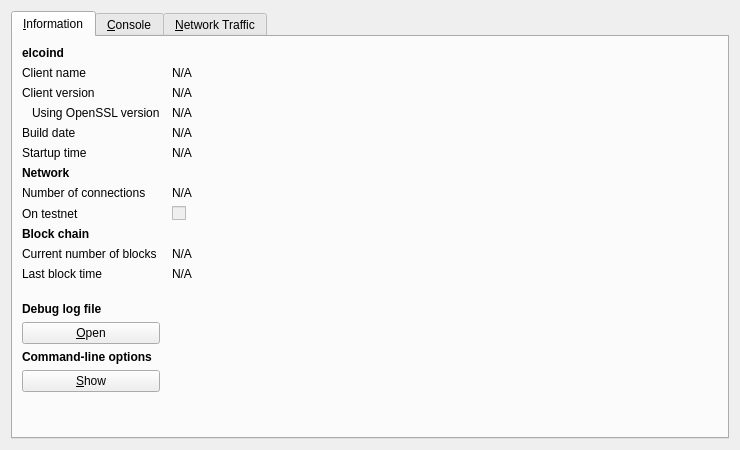
<?xml version="1.0" encoding="UTF-8"?>
<ui version="4.0">
 <class>RPCConsole</class>
 <widget class="QDialog" name="RPCConsole">
  <property name="geometry">
   <rect>
    <x>0</x>
    <y>0</y>
    <width>740</width>
    <height>450</height>
   </rect>
  </property>
  <property name="windowTitle">
   <string>Elcoin - Debug window</string>
  </property>
  <layout class="QVBoxLayout" name="verticalLayout_2">
   <item>
    <widget class="QTabWidget" name="tabWidget">
     <property name="currentIndex">
      <number>0</number>
     </property>
     <widget class="QWidget" name="tab_info">
      <attribute name="title">
       <string>&amp;Information</string>
      </attribute>
      <layout class="QGridLayout" name="gridLayout" columnstretch="0,1">
       <property name="horizontalSpacing">
        <number>12</number>
       </property>
       <item row="0" column="0">
        <widget class="QLabel" name="label_9">
         <property name="font">
          <font>
           <weight>75</weight>
           <bold>true</bold>
          </font>
         </property>
         <property name="text">
          <string>elcoind</string>
         </property>
        </widget>
       </item>
       <item row="1" column="0">
        <widget class="QLabel" name="label_5">
         <property name="text">
          <string>Client name</string>
         </property>
        </widget>
       </item>
       <item row="1" column="1">
        <widget class="QLabel" name="clientName">
         <property name="cursor">
          <cursorShape>IBeamCursor</cursorShape>
         </property>
         <property name="text">
          <string>N/A</string>
         </property>
         <property name="textFormat">
          <enum>Qt::PlainText</enum>
         </property>
         <property name="textInteractionFlags">
          <set>Qt::LinksAccessibleByMouse|Qt::TextSelectableByKeyboard|Qt::TextSelectableByMouse</set>
         </property>
        </widget>
       </item>
       <item row="2" column="0">
        <widget class="QLabel" name="label_6">
         <property name="text">
          <string>Client version</string>
         </property>
        </widget>
       </item>
       <item row="2" column="1">
        <widget class="QLabel" name="clientVersion">
         <property name="cursor">
          <cursorShape>IBeamCursor</cursorShape>
         </property>
         <property name="text">
          <string>N/A</string>
         </property>
         <property name="textFormat">
          <enum>Qt::PlainText</enum>
         </property>
         <property name="textInteractionFlags">
          <set>Qt::LinksAccessibleByMouse|Qt::TextSelectableByKeyboard|Qt::TextSelectableByMouse</set>
         </property>
        </widget>
       </item>
       <item row="3" column="0">
        <widget class="QLabel" name="label_14">
         <property name="text">
          <string>Using OpenSSL version</string>
         </property>
         <property name="indent">
          <number>10</number>
         </property>
        </widget>
       </item>
       <item row="3" column="1">
        <widget class="QLabel" name="openSSLVersion">
         <property name="cursor">
          <cursorShape>IBeamCursor</cursorShape>
         </property>
         <property name="text">
          <string>N/A</string>
         </property>
         <property name="textFormat">
          <enum>Qt::PlainText</enum>
         </property>
         <property name="textInteractionFlags">
          <set>Qt::LinksAccessibleByMouse|Qt::TextSelectableByKeyboard|Qt::TextSelectableByMouse</set>
         </property>
        </widget>
       </item>
       <item row="4" column="0">
        <widget class="QLabel" name="label_12">
         <property name="text">
          <string>Build date</string>
         </property>
        </widget>
       </item>
       <item row="4" column="1">
        <widget class="QLabel" name="buildDate">
         <property name="cursor">
          <cursorShape>IBeamCursor</cursorShape>
         </property>
         <property name="text">
          <string>N/A</string>
         </property>
         <property name="textFormat">
          <enum>Qt::PlainText</enum>
         </property>
         <property name="textInteractionFlags">
          <set>Qt::LinksAccessibleByMouse|Qt::TextSelectableByKeyboard|Qt::TextSelectableByMouse</set>
         </property>
        </widget>
       </item>
       <item row="5" column="0">
        <widget class="QLabel" name="label_13">
         <property name="text">
          <string>Startup time</string>
         </property>
        </widget>
       </item>
       <item row="5" column="1">
        <widget class="QLabel" name="startupTime">
         <property name="cursor">
          <cursorShape>IBeamCursor</cursorShape>
         </property>
         <property name="text">
          <string>N/A</string>
         </property>
         <property name="textFormat">
          <enum>Qt::PlainText</enum>
         </property>
         <property name="textInteractionFlags">
          <set>Qt::LinksAccessibleByMouse|Qt::TextSelectableByKeyboard|Qt::TextSelectableByMouse</set>
         </property>
        </widget>
       </item>
       <item row="6" column="0">
        <widget class="QLabel" name="label_11">
         <property name="font">
          <font>
           <weight>75</weight>
           <bold>true</bold>
          </font>
         </property>
         <property name="text">
          <string>Network</string>
         </property>
        </widget>
       </item>
       <item row="7" column="0">
        <widget class="QLabel" name="label_7">
         <property name="text">
          <string>Number of connections</string>
         </property>
        </widget>
       </item>
       <item row="7" column="1">
        <widget class="QLabel" name="numberOfConnections">
         <property name="cursor">
          <cursorShape>IBeamCursor</cursorShape>
         </property>
         <property name="text">
          <string>N/A</string>
         </property>
         <property name="textFormat">
          <enum>Qt::PlainText</enum>
         </property>
         <property name="textInteractionFlags">
          <set>Qt::LinksAccessibleByMouse|Qt::TextSelectableByKeyboard|Qt::TextSelectableByMouse</set>
         </property>
        </widget>
       </item>
       <item row="8" column="0">
        <widget class="QLabel" name="label_8">
         <property name="text">
          <string>On testnet</string>
         </property>
        </widget>
       </item>
       <item row="8" column="1">
        <widget class="QCheckBox" name="isTestNet">
         <property name="enabled">
          <bool>false</bool>
         </property>
         <property name="text">
          <string/>
         </property>
        </widget>
       </item>
       <item row="9" column="0">
        <widget class="QLabel" name="label_10">
         <property name="font">
          <font>
           <weight>75</weight>
           <bold>true</bold>
          </font>
         </property>
         <property name="text">
          <string>Block chain</string>
         </property>
        </widget>
       </item>
       <item row="10" column="0">
        <widget class="QLabel" name="label_3">
         <property name="text">
          <string>Current number of blocks</string>
         </property>
        </widget>
       </item>
       <item row="10" column="1">
        <widget class="QLabel" name="numberOfBlocks">
         <property name="cursor">
          <cursorShape>IBeamCursor</cursorShape>
         </property>
         <property name="text">
          <string>N/A</string>
         </property>
         <property name="textFormat">
          <enum>Qt::PlainText</enum>
         </property>
         <property name="textInteractionFlags">
          <set>Qt::LinksAccessibleByMouse|Qt::TextSelectableByKeyboard|Qt::TextSelectableByMouse</set>
         </property>
        </widget>
       </item>
       <item row="11" column="0">
        <widget class="QLabel" name="label_2">
         <property name="text">
          <string>Last block time</string>
         </property>
        </widget>
       </item>
       <item row="11" column="1">
        <widget class="QLabel" name="lastBlockTime">
         <property name="cursor">
          <cursorShape>IBeamCursor</cursorShape>
         </property>
         <property name="text">
          <string>N/A</string>
         </property>
         <property name="textFormat">
          <enum>Qt::PlainText</enum>
         </property>
         <property name="textInteractionFlags">
          <set>Qt::LinksAccessibleByMouse|Qt::TextSelectableByKeyboard|Qt::TextSelectableByMouse</set>
         </property>
        </widget>
       </item>
       <item row="12" column="0">
        <spacer name="verticalSpacer_2">
         <property name="orientation">
          <enum>Qt::Vertical</enum>
         </property>
         <property name="sizeHint" stdset="0">
          <size>
           <width>20</width>
           <height>20</height>
          </size>
         </property>
        </spacer>
       </item>
       <item row="13" column="0">
        <widget class="QLabel" name="labelDebugLogfile">
         <property name="font">
          <font>
           <weight>75</weight>
           <bold>true</bold>
          </font>
         </property>
         <property name="text">
          <string>Debug log file</string>
         </property>
        </widget>
       </item>
       <item row="14" column="0">
        <widget class="QPushButton" name="openDebugLogfileButton">
         <property name="toolTip">
          <string>Open the Elcoin debug log file from the current data directory. This can take a few seconds for large log files.</string>
         </property>
         <property name="text">
          <string>&amp;Open</string>
         </property>
         <property name="autoDefault">
          <bool>false</bool>
         </property>
        </widget>
       </item>
       <item row="15" column="0">
        <widget class="QLabel" name="labelCLOptions">
         <property name="font">
          <font>
           <weight>75</weight>
           <bold>true</bold>
          </font>
         </property>
         <property name="text">
          <string>Command-line options</string>
         </property>
        </widget>
       </item>
       <item row="16" column="0">
        <widget class="QPushButton" name="showCLOptionsButton">
         <property name="toolTip">
          <string>Show the Elcoin help message to get a list with possible Elcoin command-line options.</string>
         </property>
         <property name="text">
          <string>&amp;Show</string>
         </property>
         <property name="autoDefault">
          <bool>false</bool>
         </property>
        </widget>
       </item>
       <item row="17" column="0">
        <spacer name="verticalSpacer">
         <property name="orientation">
          <enum>Qt::Vertical</enum>
         </property>
         <property name="sizeHint" stdset="0">
          <size>
           <width>20</width>
           <height>40</height>
          </size>
         </property>
        </spacer>
       </item>
      </layout>
     </widget>
     <widget class="QWidget" name="tab_console">
      <attribute name="title">
       <string>&amp;Console</string>
      </attribute>
      <layout class="QVBoxLayout" name="verticalLayout_3">
       <property name="spacing">
        <number>3</number>
       </property>
       <item>
        <widget class="QTextEdit" name="messagesWidget">
         <property name="minimumSize">
          <size>
           <width>0</width>
           <height>100</height>
          </size>
         </property>
         <property name="readOnly">
          <bool>true</bool>
         </property>
         <property name="tabKeyNavigation" stdset="0">
          <bool>false</bool>
         </property>
         <property name="columnCount" stdset="0">
          <number>2</number>
         </property>
        </widget>
       </item>
       <item>
        <layout class="QHBoxLayout" name="horizontalLayout">
         <property name="spacing">
          <number>3</number>
         </property>
         <item>
          <widget class="QLabel" name="label">
           <property name="text">
            <string notr="true">&gt;</string>
           </property>
          </widget>
         </item>
         <item>
          <widget class="QLineEdit" name="lineEdit"/>
         </item>
         <item>
          <widget class="QPushButton" name="clearButton">
           <property name="maximumSize">
            <size>
             <width>24</width>
             <height>24</height>
            </size>
           </property>
           <property name="toolTip">
            <string>Clear console</string>
           </property>
           <property name="text">
            <string/>
           </property>
           <property name="icon">
            <iconset resource="../elcoin.qrc">
             <normaloff>:/icons/remove</normaloff>:/icons/remove</iconset>
           </property>
           <property name="shortcut">
            <string notr="true">Ctrl+L</string>
           </property>
           <property name="autoDefault">
            <bool>false</bool>
           </property>
          </widget>
         </item>
        </layout>
       </item>
      </layout>
     </widget>
     <widget class="QWidget" name="tab">
      <attribute name="title">
       <string>&amp;Network Traffic</string>
      </attribute>
      <layout class="QHBoxLayout" name="horizontalLayout_3">
       <item>
        <layout class="QVBoxLayout" name="verticalLayout_4">
         <item>
          <widget class="TrafficGraphWidget" name="trafficGraph" native="true">
           <property name="sizePolicy">
            <sizepolicy hsizetype="Expanding" vsizetype="Expanding">
             <horstretch>0</horstretch>
             <verstretch>0</verstretch>
            </sizepolicy>
           </property>
          </widget>
         </item>
         <item>
          <layout class="QHBoxLayout" name="horizontalLayout_2">
           <item>
            <widget class="QSlider" name="sldGraphRange">
             <property name="minimum">
              <number>1</number>
             </property>
             <property name="maximum">
              <number>288</number>
             </property>
             <property name="pageStep">
              <number>12</number>
             </property>
             <property name="value">
              <number>6</number>
             </property>
             <property name="orientation">
              <enum>Qt::Horizontal</enum>
             </property>
            </widget>
           </item>
           <item>
            <widget class="QLabel" name="lblGraphRange">
             <property name="minimumSize">
              <size>
               <width>100</width>
               <height>0</height>
              </size>
             </property>
             <property name="alignment">
              <set>Qt::AlignCenter</set>
             </property>
            </widget>
           </item>
           <item>
            <widget class="QPushButton" name="btnClearTrafficGraph">
             <property name="text">
              <string>&amp;Clear</string>
             </property>
            </widget>
           </item>
          </layout>
         </item>
        </layout>
       </item>
       <item>
        <layout class="QVBoxLayout" name="verticalLayout">
         <item>
          <widget class="QGroupBox" name="groupBox">
           <property name="title">
            <string>Totals</string>
           </property>
           <layout class="QVBoxLayout" name="verticalLayout_5">
            <item>
             <layout class="QHBoxLayout" name="horizontalLayout_4">
              <item>
               <widget class="Line" name="line">
                <property name="sizePolicy">
                 <sizepolicy hsizetype="Fixed" vsizetype="Fixed">
                  <horstretch>0</horstretch>
                  <verstretch>0</verstretch>
                 </sizepolicy>
                </property>
                <property name="minimumSize">
                 <size>
                  <width>10</width>
                  <height>0</height>
                 </size>
                </property>
                <property name="palette">
                 <palette>
                  <active>
                   <colorrole role="Light">
                    <brush brushstyle="SolidPattern">
                     <color alpha="255">
                      <red>0</red>
                      <green>255</green>
                      <blue>0</blue>
                     </color>
                    </brush>
                   </colorrole>
                  </active>
                  <inactive>
                   <colorrole role="Light">
                    <brush brushstyle="SolidPattern">
                     <color alpha="255">
                      <red>0</red>
                      <green>255</green>
                      <blue>0</blue>
                     </color>
                    </brush>
                   </colorrole>
                  </inactive>
                  <disabled>
                   <colorrole role="Light">
                    <brush brushstyle="SolidPattern">
                     <color alpha="255">
                      <red>0</red>
                      <green>255</green>
                      <blue>0</blue>
                     </color>
                    </brush>
                   </colorrole>
                  </disabled>
                 </palette>
                </property>
                <property name="orientation">
                 <enum>Qt::Horizontal</enum>
                </property>
               </widget>
              </item>
              <item>
               <widget class="QLabel" name="label_16">
                <property name="text">
                 <string>In:</string>
                </property>
               </widget>
              </item>
              <item>
               <widget class="QLabel" name="lblBytesIn">
                <property name="minimumSize">
                 <size>
                  <width>50</width>
                  <height>0</height>
                 </size>
                </property>
                <property name="alignment">
                 <set>Qt::AlignRight|Qt::AlignTrailing|Qt::AlignVCenter</set>
                </property>
               </widget>
              </item>
             </layout>
            </item>
            <item>
             <layout class="QHBoxLayout" name="horizontalLayout_5">
              <item>
               <widget class="Line" name="line_2">
                <property name="sizePolicy">
                 <sizepolicy hsizetype="Fixed" vsizetype="Fixed">
                  <horstretch>0</horstretch>
                  <verstretch>0</verstretch>
                 </sizepolicy>
                </property>
                <property name="minimumSize">
                 <size>
                  <width>10</width>
                  <height>0</height>
                 </size>
                </property>
                <property name="palette">
                 <palette>
                  <active>
                   <colorrole role="Light">
                    <brush brushstyle="SolidPattern">
                     <color alpha="255">
                      <red>255</red>
                      <green>0</green>
                      <blue>0</blue>
                     </color>
                    </brush>
                   </colorrole>
                  </active>
                  <inactive>
                   <colorrole role="Light">
                    <brush brushstyle="SolidPattern">
                     <color alpha="255">
                      <red>255</red>
                      <green>0</green>
                      <blue>0</blue>
                     </color>
                    </brush>
                   </colorrole>
                  </inactive>
                  <disabled>
                   <colorrole role="Light">
                    <brush brushstyle="SolidPattern">
                     <color alpha="255">
                      <red>255</red>
                      <green>0</green>
                      <blue>0</blue>
                     </color>
                    </brush>
                   </colorrole>
                  </disabled>
                 </palette>
                </property>
                <property name="orientation">
                 <enum>Qt::Horizontal</enum>
                </property>
               </widget>
              </item>
              <item>
               <widget class="QLabel" name="label_17">
                <property name="text">
                 <string>Out:</string>
                </property>
               </widget>
              </item>
              <item>
               <widget class="QLabel" name="lblBytesOut">
                <property name="minimumSize">
                 <size>
                  <width>50</width>
                  <height>0</height>
                 </size>
                </property>
                <property name="alignment">
                 <set>Qt::AlignRight|Qt::AlignTrailing|Qt::AlignVCenter</set>
                </property>
               </widget>
              </item>
             </layout>
            </item>
            <item>
             <spacer name="verticalSpacer_4">
              <property name="orientation">
               <enum>Qt::Vertical</enum>
              </property>
              <property name="sizeHint" stdset="0">
               <size>
                <width>20</width>
                <height>407</height>
               </size>
              </property>
             </spacer>
            </item>
           </layout>
          </widget>
         </item>
        </layout>
       </item>
      </layout>
     </widget>
    </widget>
   </item>
  </layout>
 </widget>
 <customwidgets>
  <customwidget>
   <class>TrafficGraphWidget</class>
   <extends>QWidget</extends>
   <header>trafficgraphwidget.h</header>
   <container>1</container>
   <slots>
    <slot>clear()</slot>
   </slots>
  </customwidget>
 </customwidgets>
 <resources>
  <include location="../elcoin.qrc"/>
 </resources>
 <connections/>
</ui>
